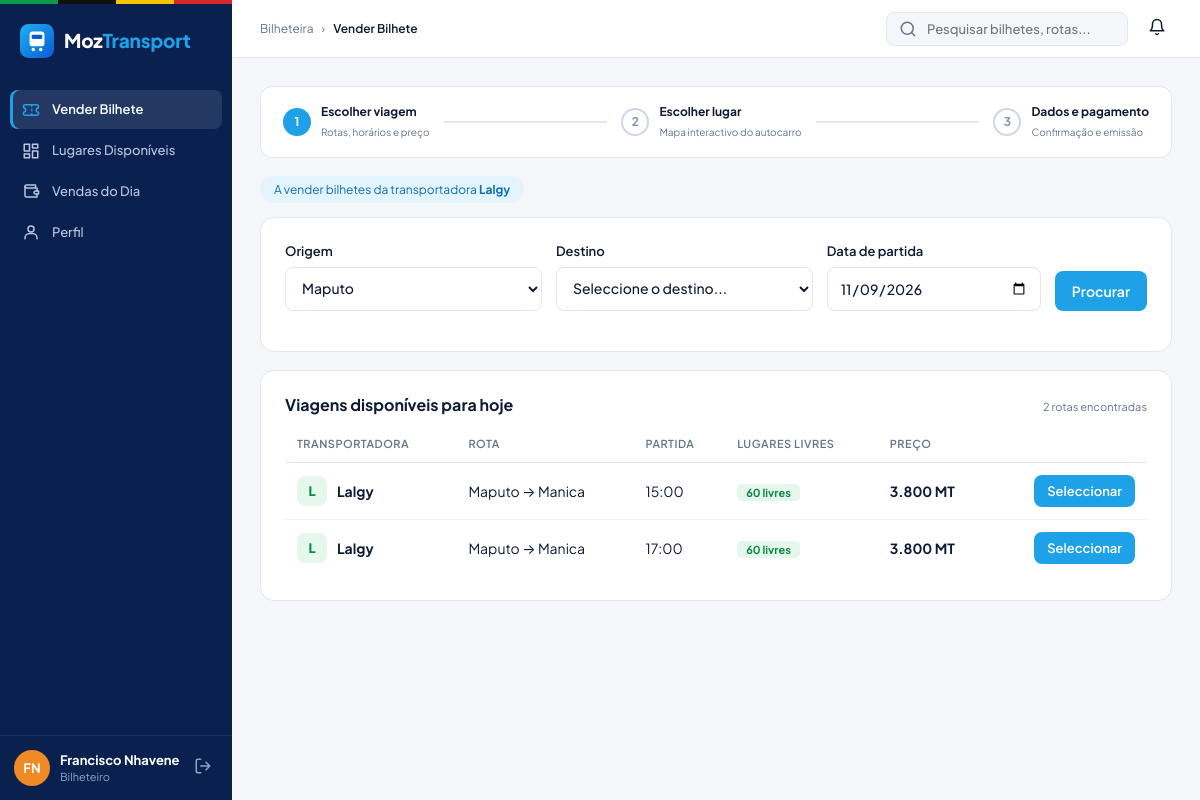
The app's page /bilheteiro/index.php (signed in) with its own data.
### tables this page shows
CREATE TABLE `transportadora` (
  `id_transportadora` int(10) unsigned NOT NULL AUTO_INCREMENT,
  `nome` varchar(100) NOT NULL,
  `nuit` varchar(20) NOT NULL,
  `contacto` varchar(30) NOT NULL,
  `endereco` varchar(200) DEFAULT NULL,
  `activa` tinyint(1) NOT NULL DEFAULT 1,
  PRIMARY KEY (`id_transportadora`),
  UNIQUE KEY `uq_transportadora_nuit` (`nuit`)
);

CREATE TABLE `viagem` (
  `id_viagem` int(10) unsigned NOT NULL AUTO_INCREMENT,
  `data` date NOT NULL,
  `hora_partida` time NOT NULL,
  `hora_chegada` time DEFAULT NULL,
  `preco` decimal(10,2) NOT NULL,
  `classe` varchar(30) NOT NULL DEFAULT 'Convencional',
  `estado` enum('agendada','em_curso','concluida','cancelada') NOT NULL DEFAULT 'agendada',
  `id_rota` int(10) unsigned NOT NULL,
  `id_autocarro` int(10) unsigned NOT NULL,
  `id_cobrador` int(10) unsigned DEFAULT NULL,
  `id_motorista` int(10) unsigned DEFAULT NULL,
  PRIMARY KEY (`id_viagem`),
  KEY `idx_viagem_data` (`data`,`hora_partida`),
  KEY `fk_viagem_rota` (`id_rota`),
  KEY `fk_viagem_autocarro` (`id_autocarro`),
  KEY `fk_viagem_cobrador` (`id_cobrador`),
  KEY `fk_viagem_motorista` (`id_motorista`),
  CONSTRAINT `fk_viagem_autocarro` FOREIGN KEY (`id_autocarro`) REFERENCES `autocarro` (`id_autocarro`) ON UPDATE CASCADE,
  CONSTRAINT `fk_viagem_cobrador` FOREIGN KEY (`id_cobrador`) REFERENCES `utilizador` (`id_utilizador`) ON DELETE SET NULL ON UPDATE CASCADE,
  CONSTRAINT `fk_viagem_motorista` FOREIGN KEY (`id_motorista`) REFERENCES `motorista` (`id_motorista`) ON DELETE SET NULL ON UPDATE CASCADE,
  CONSTRAINT `fk_viagem_rota` FOREIGN KEY (`id_rota`) REFERENCES `rota` (`id_rota`) ON UPDATE CASCADE
);

CREATE TABLE `rota` (
  `id_rota` int(10) unsigned NOT NULL AUTO_INCREMENT,
  `origem` varchar(80) NOT NULL,
  `destino` varchar(80) NOT NULL,
  `distancia_km` decimal(8,2) DEFAULT NULL,
  `duracao_estimada` time DEFAULT NULL,
  `id_transportadora` int(10) unsigned NOT NULL,
  `activa` tinyint(1) NOT NULL DEFAULT 1,
  `preco_base` decimal(10,2) DEFAULT NULL,
  PRIMARY KEY (`id_rota`),
  KEY `idx_rota_origem_destino` (`origem`,`destino`),
  KEY `fk_rota_transportadora` (`id_transportadora`),
  CONSTRAINT `fk_rota_transportadora` FOREIGN KEY (`id_transportadora`) REFERENCES `transportadora` (`id_transportadora`) ON UPDATE CASCADE
);

CREATE TABLE `autocarro` (
  `id_autocarro` int(10) unsigned NOT NULL AUTO_INCREMENT,
  `matricula` varchar(20) NOT NULL,
  `modelo` varchar(60) DEFAULT NULL,
  `capacidade_total` smallint(5) unsigned NOT NULL,
  `id_transportadora` int(10) unsigned NOT NULL,
  `activo` tinyint(1) NOT NULL DEFAULT 1,
  `codigo_frota` varchar(20) DEFAULT NULL,
  `marca` varchar(40) DEFAULT NULL,
  `ano_fabrico` smallint(5) unsigned DEFAULT NULL,
  `tipo_servico` varchar(30) DEFAULT NULL,
  `configuracao_assentos` varchar(5) NOT NULL DEFAULT '2+2',
  `ar_condicionado` tinyint(1) NOT NULL DEFAULT 0,
  `wifi` tinyint(1) NOT NULL DEFAULT 0,
  `usb` tinyint(1) NOT NULL DEFAULT 0,
  `validade_inspecao` date DEFAULT NULL,
  `livrete` varchar(255) DEFAULT NULL,
  `estado` enum('disponivel','manutencao','inactivo') NOT NULL DEFAULT 'disponivel',
  PRIMARY KEY (`id_autocarro`),
  UNIQUE KEY `uq_autocarro_matricula` (`matricula`),
  UNIQUE KEY `uq_autocarro_codigo` (`id_transportadora`,`codigo_frota`),
  CONSTRAINT `fk_autocarro_transportadora` FOREIGN KEY (`id_transportadora`) REFERENCES `transportadora` (`id_transportadora`) ON UPDATE CASCADE
);

### includes/sessao.php (called while the page is built, shortened)
<?php
require_once __DIR__ . '/funcoes.php';
function utilizador_logado(): ?array {
    return $_SESSION['utilizador'] ?? null;
}

### includes/passageiro.php (called while the page is built, shortened)
<?php
function hora_curta(?string $t): string {
    return $t ? substr($t, 0, 5) : '--:--';
}
function formatar_mt($v): string {
    return number_format((float)$v, 0, ',', '.') . ' MT';
}
function lugares_livres_sql(): string {
    return "(SELECT COUNT(*) FROM reserva rs WHERE rs.id_viagem = v.id_viagem AND rs.estado IN ('pendente','confirmada'))";
}

### bilheteiro/index.php (the view, shortened to what this page needs)
<?php
require_once __DIR__ . '/../includes/sessao.php';
require_once __DIR__ . '/../includes/bilheteiro.php';
$transp = transportadora_do_bilheteiro($pdo);
$origem  = trim($_GET['origem'] ?? 'Maputo');
$destino = trim($_GET['destino'] ?? '');
$data    = $_GET['data'] ?? date('Y-m-d');
$hoje = $data === date('Y-m-d');
$st = $pdo->prepare('SELECT DISTINCT origem FROM rota WHERE activa = 1 AND id_transportadora = ? ORDER BY origem');
$st->execute([$transp['id']]);
$origens = $st->fetchAll(PDO::FETCH_COLUMN);
$st = $pdo->prepare('SELECT DISTINCT destino FROM rota WHERE activa = 1 AND id_transportadora = ? ORDER BY destino');
$st->execute([$transp['id']]);
$destinos = $st->fetchAll(PDO::FETCH_COLUMN);
$sql = 'SELECT v.*, ro.origem, ro.destino, t.nome AS transportadora, a.capacidade_total, ' . lugares_livres_sql() . ' AS ocupados
        FROM viagem v JOIN rota ro ON ro.id_rota = v.id_rota AND ro.activa = 1
        JOIN transportadora t ON t.id_transportadora = ro.id_transportadora AND t.activa = 1
        JOIN autocarro a ON a.id_autocarro = v.id_autocarro
        WHERE ro.origem = ? AND v.data = ? AND v.estado = \'agendada\'';
$p = [$origem, $data];
$sql .= ' AND ro.id_transportadora = ?';
$p[] = $transp['id'];
$st = $pdo->prepare($sql . ' ORDER BY v.hora_partida, t.nome LIMIT 60');
$st->execute($p);
$viagens = $st->fetchAll();
require __DIR__ . '/../includes/painel_inicio.php';
echo passos_venda(1);
?>
<p class="etiqueta-transp nao-imprimir">A vender bilhetes da transportadora <b><?= e($transp['nome']) ?></b></p>
<section class="cartao">
  <form method="get" class="form-procura">
    <div class="campo"><label>Origem</label>
      <select name="origem"><?php foreach ($origens as $o): ?><option <?= $o === $origem ? 'selected' : '' ?>><?= e($o) ?></option><?php endforeach; ?></select></div>
    <div class="campo"><label>Destino</label>
      <select name="destino"><option value="">Seleccione o destino...</option>
        <?php foreach ($destinos as $d): ?><option <?= $d === $destino ? 'selected' : '' ?>><?= e($d) ?></option><?php endforeach; ?></select></div>
    <div class="campo"><label>Data de partida</label>
      <input type="date" name="data" min="<?= date('Y-m-d') ?>" value="<?= e($data) ?>"></div>
    <button class="btn btn-primario" type="submit" style="margin-bottom:16px">Procurar</button>
  </form>
</section>
<section class="cartao" style="margin-top:18px">
  <div class="cabecalho-pagina" style="align-items:center;margin-bottom:8px">
    <h2>Viagens disponíveis para <?= $hoje ? 'hoje' : e(data_com_ano($data)) ?></h2>
    <span class="pequeno"><?= count($viagens) ?> rota<?= count($viagens) === 1 ? '' : 's' ?> encontrada<?= count($viagens) === 1 ? '' : 's' ?></span>
  </div>
  <div class="tabela-rolar">
  <table class="tabela">
    <thead><tr><th>Transportadora</th><th>Rota</th><th>Partida</th><th>Lugares livres</th><th>Preço</th><th></th></tr></thead>
    <tbody>
    <?php foreach ($viagens as $v):
        $livres = max(0, (int)$v['capacidade_total'] - (int)$v['ocupados']); ?>
      <tr>
        <td><div class="empresa"><?= inicial_empresa($v['transportadora']) ?><b><?= e($v['transportadora']) ?></b></div></td>
        <td><?= e($v['origem']) ?> → <?= e($v['destino']) ?></td>
        <td><?= e(hora_curta($v['hora_partida'])) ?></td>
        <td><span class="livres <?= $livres === 0 ? 'livres-0' : ($livres <= 8 ? 'livres-poucos' : 'livres-ok') ?>"><?= $livres ?> livres</span></td>
        <td><b><?= e(formatar_mt($v['preco'])) ?></b></td>
        <td class="acoes"><?php if ($livres > 0): ?>
          <a class="btn btn-primario btn-pequeno" href="<?= e(url('bilheteiro/vender_lugares.php?viagem=' . (int)$v['id_viagem'])) ?>">Seleccionar</a>
          <?php else: ?><span class="btn btn-sec btn-pequeno" style="opacity:.6;cursor:not-allowed">Esgotado</span><?php endif; ?></td>
      </tr>
    <?php endforeach; ?>
    </tbody>
  </table>
  </div>
</section>
<?php require __DIR__ . '/../includes/painel_fim.php'; ?>

### includes/bilheteiro.php (shortened to what this page needs)
<?php
require_once __DIR__ . '/passageiro.php';
function transportadora_do_bilheteiro(PDO $pdo): array {
    $u = utilizador_logado();
    $st = $pdo->prepare('SELECT t.id_transportadora, t.nome, t.activa FROM utilizador u
                         LEFT JOIN transportadora t ON t.id_transportadora = u.id_transportadora WHERE u.id_utilizador = ?');
    $st->execute([$u['id_utilizador']]);
    $t = $st->fetch();
    return ['id' => (int)$t['id_transportadora'], 'nome' => $t['nome']];
}
function passos_venda(int $activo): string {
    $p = [['Escolher viagem', 'Rotas, horários e preço'], ['Escolher lugar', 'Mapa interactivo do autocarro'],
          ['Dados e pagamento', 'Confirmação e emissão']];
    $h = '<div class="passos-venda nao-imprimir">';
    foreach ($p as $i => [$t, $s]) {
        $n = $i + 1;
        $cls = $n < $activo ? 'feito' : ($n === $activo ? 'actual' : '');
        if ($i > 0) $h .= '<span class="pv-linha ' . ($n <= $activo ? 'feita' : '') . '"></span>';
        $h .= '<div class="pv ' . $cls . '"><span class="bola">' . ($n < $activo ? '✓' : $n) . '</span>'
            . '<span><b>' . e($t) . '</b><small>' . e($s) . '</small></span></div>';
    }
    return $h . '</div>';
}
function inicial_empresa(string $nome): string {
    $cores = [['#fff3d1', '#b27700'], ['#e3f4fd', '#0b6fb0'], ['#fdeaec', '#c4303c'], ['#e6f7ee', '#0d8a45'], ['#efe9ff', '#6c47e8']];
    [$bg, $fg] = $cores[crc32($nome) % count($cores)];
    return '<span class="inicial" style="background:' . $bg . ';color:' . $fg . '">' . e(mb_strtoupper(mb_substr($nome, 0, 1))) . '</span>';
}

### assets/css/base.css (style rules this page uses)
:root { --azul:#1ea1e6; --azul-forte:#0b84cc; --navy:#0a2150; --navy-2:#102b66; --texto:#0f1b34; --cinza:#66758c; --borda:#e1e7f0; --fundo:#f4f6fa; --branco:#fff; --erro:#d92d3a; --erro-bg:#fdecee; --ok:#12a150; --ok-bg:#e7f7ee; --info:#0b6fb0; --info-bg:#e9f5fd; --roxo:#6c47e8; --roxo-bg:#f0ecff; --acento:var(--azul); --acento-forte:var(--azul-forte); --raio:10px; --fonte:'Plus Jakarta Sans','Inter',system-ui,-apple-system,'Segoe UI',Roboto,sans-serif; }
* { box-sizing:border-box }
html,body { margin:0 }
body { font-family:var(--fonte);color:var(--texto);background:var(--fundo);font-size:14px;line-height:1.45 }
a { color:var(--azul-forte);text-decoration:none }
h1,h2,h3 { margin:0;line-height:1.2 }
.btn { display:inline-flex;align-items:center;justify-content:center;gap:8px;border:1px solid transparent;border-radius:8px; padding:10px 16px;font:600 14px var(--fonte);cursor:pointer;transition:.15s;text-decoration:none }
.btn-primario { background:var(--acento);color:#fff }
.btn-pequeno { padding:7px 12px;font-size:13px }
.campo { margin-bottom:16px }
.campo label { display:block;font-weight:600;font-size:13px;margin-bottom:6px }
.campo input,.campo select { width:100%;padding:11px 12px;border:1px solid var(--borda);border-radius:8px; font:500 14px var(--fonte);color:var(--texto);background:#fff;outline:none;transition:.15s }

### assets/css/painel.css (style rules this page uses)
body.painel { display:flex;min-height:100vh }
.cartao { background:#fff;border:1px solid var(--borda);border-radius:14px;padding:24px }
.cartao h2 { font-size:16px;font-weight:700;margin-bottom:4px }

### assets/css/admin.css (style rules this page uses)
.cabecalho-pagina { display:flex;justify-content:space-between;align-items:flex-start;gap:16px;flex-wrap:wrap }
.tabela { width:100%;border-collapse:collapse }
.tabela th { font-size:11px;text-transform:uppercase;letter-spacing:.5px;color:var(--cinza);text-align:left;padding:10px 12px;border-bottom:1px solid var(--borda);font-weight:600 }
.tabela td { padding:12px;border-bottom:1px solid #eef1f6;vertical-align:middle }
.tabela tr:last-child td { border-bottom:0 }
.tabela .acoes { text-align:right;white-space:nowrap }
.tabela-rolar { overflow-x:auto }
.pequeno { font-size:11px;color:var(--cinza) }

### assets/css/bilheteiro.css (style rules this page uses)
.passos-venda { background:#fff;border:1px solid var(--borda);border-radius:12px;padding:16px 22px;display:flex;align-items:center;gap:14px;margin-bottom:18px }
.pv { display:flex;align-items:center;gap:10px;flex:none }
.pv .bola { width:28px;height:28px;border-radius:50%;border:2px solid #cfd8e6;display:flex;align-items:center;justify-content:center;font-size:12px;font-weight:700;color:#8493ab;background:#fff }
.pv.actual .bola,.pv.feito .bola { background:var(--azul);border-color:var(--azul);color:#fff }
.pv b { display:block;font-size:12px }
.pv small { font-size:10px;color:var(--cinza) }
.pv-linha { flex:1;height:2px;background:#e1e7f0;min-width:20px }
.form-procura { display:grid;grid-template-columns:1.2fr 1.2fr 1fr auto;gap:14px;align-items:end }
.empresa { display:flex;gap:10px;align-items:center }
.inicial { width:30px;height:30px;border-radius:8px;display:inline-flex;align-items:center;justify-content:center;font-weight:800;font-size:13px }
.livres { padding:2px 9px;border-radius:5px;font-size:11px;font-weight:700 }
.livres-ok { background:#e5f7ec;color:#0f8a45 }
.etiqueta-transp { display:inline-block;background:#e3f4fd;color:#0b6fb0;font-size:12px;border-radius:999px;padding:5px 14px;margin:0 0 14px }

### records on screen
transportadora: nome "Lalgy"
viagem: transportadora.nome "L", transportadora.nome "Lalgy", id_rota.origem "Maputo", id_rota.destino "Manica", hora_partida "15:00", id_autocarro.capacidade_total "60", preco "3.800 MT"
viagem: transportadora.nome "L", transportadora.nome "Lalgy", id_rota.origem "Maputo", id_rota.destino "Manica", hora_partida "17:00", id_autocarro.capacidade_total "60", preco "3.800 MT"

### other values on screen
$rotulo "Vender Bilhete"
$rotulo "Lugares Disponíveis"
$rotulo "Vendas do Dia"
$rotulo "Perfil"
iniciais($u['nome'] ?? '?') "FN"
$u['nome'] "Francisco Nhavene"
$m "Bilheteira"
$m "Vender Bilhete"
$n "1"
$t "Escolher viagem"
$s "Rotas, horários e preço"
$n "2"
$t "Escolher lugar"
$s "Mapa interactivo do autocarro"
$n "3"
